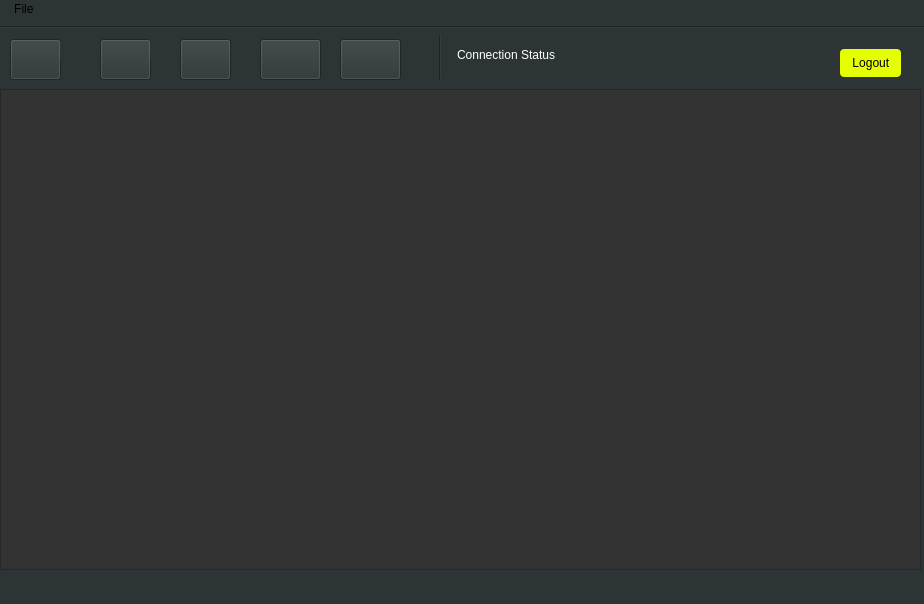
<?xml version="1.0" encoding="UTF-8"?>
<ui version="4.0">
 <class>MainWindow</class>
 <widget class="QMainWindow" name="MainWindow">
  <property name="geometry">
   <rect>
    <x>0</x>
    <y>0</y>
    <width>924</width>
    <height>604</height>
   </rect>
  </property>
  <property name="windowTitle">
   <string>MainWindow</string>
  </property>
  <property name="styleSheet">
   <string notr="true">background-color: rgb(45, 52, 54);
padding-left:4px ; </string>
  </property>
  <widget class="QWidget" name="centralWidget">
   <property name="autoFillBackground">
    <bool>false</bool>
   </property>
   <property name="styleSheet">
    <string notr="true">background-color: rgb(45, 52, 54);</string>
   </property>
   <widget class="QPushButton" name="pushButton_2">
    <property name="geometry">
     <rect>
      <x>840</x>
      <y>30</y>
      <width>61</width>
      <height>28</height>
     </rect>
    </property>
    <property name="styleSheet">
     <string notr="true">background-color:  rgb(230, 255, 0);
border-radius: 4px ; 
</string>
    </property>
    <property name="text">
     <string>Logout </string>
    </property>
   </widget>
   <widget class="Line" name="line">
    <property name="geometry">
     <rect>
      <x>430</x>
      <y>10</y>
      <width>20</width>
      <height>51</height>
     </rect>
    </property>
    <property name="orientation">
     <enum>Qt::Vertical</enum>
    </property>
   </widget>
   <widget class="Line" name="line_2">
    <property name="geometry">
     <rect>
      <x>0</x>
      <y>0</y>
      <width>971</width>
      <height>16</height>
     </rect>
    </property>
    <property name="orientation">
     <enum>Qt::Horizontal</enum>
    </property>
   </widget>
   <widget class="QLabel" name="label_6">
    <property name="geometry">
     <rect>
      <x>450</x>
      <y>20</y>
      <width>161</width>
      <height>31</height>
     </rect>
    </property>
    <property name="styleSheet">
     <string notr="true">font: 63 12pt &quot;Segoe UI&quot;;
color: rgb(255, 255, 255);</string>
    </property>
    <property name="text">
     <string>Connection Status</string>
    </property>
   </widget>
   <widget class="QLabel" name="status_label">
    <property name="geometry">
     <rect>
      <x>630</x>
      <y>30</y>
      <width>41</width>
      <height>21</height>
     </rect>
    </property>
    <property name="styleSheet">
     <string notr="true">border-radius: 20px; </string>
    </property>
    <property name="text">
     <string/>
    </property>
   </widget>
   <widget class="QTableWidget" name="table">
    <property name="geometry">
     <rect>
      <x>0</x>
      <y>70</y>
      <width>921</width>
      <height>481</height>
     </rect>
    </property>
    <property name="styleSheet">
     <string notr="true">QWidget {
    background-color: #333333;
    color: #fffff8;
}

QHeaderView::section {
    background-color:   rgb(230, 255, 0);
    padding: 1px;
    border: 1px solid black;
    font-size: 9pt;
	color:rgb(42, 42, 42);
}

QTableWidget {
    gridline-color:black;
    font-size: 12pt;
}
verticalScrollBar{
	background-color: #EAF5FF;
    alternate-background-color: #D5EAFF;
}


QTableWidget QTableCornerButton::section {
    background-color:  #333333;
    border: 1px solid black;
}</string>
    </property>
   </widget>
   <widget class="QPushButton" name="pushButton_3">
    <property name="geometry">
     <rect>
      <x>100</x>
      <y>20</y>
      <width>51</width>
      <height>41</height>
     </rect>
    </property>
    <property name="styleSheet">
     <string notr="true">image: url(:/img/images/refresh.svg);</string>
    </property>
    <property name="text">
     <string/>
    </property>
   </widget>
   <widget class="QPushButton" name="save_btn">
    <property name="geometry">
     <rect>
      <x>10</x>
      <y>20</y>
      <width>51</width>
      <height>41</height>
     </rect>
    </property>
    <property name="styleSheet">
     <string notr="true">image: url(:/img/images/sace_sym.png);</string>
    </property>
    <property name="text">
     <string/>
    </property>
   </widget>
   <widget class="QLabel" name="back_info">
    <property name="geometry">
     <rect>
      <x>150</x>
      <y>20</y>
      <width>20</width>
      <height>20</height>
     </rect>
    </property>
    <property name="text">
     <string/>
    </property>
   </widget>
   <widget class="QPushButton" name="rand_gen">
    <property name="geometry">
     <rect>
      <x>180</x>
      <y>20</y>
      <width>51</width>
      <height>41</height>
     </rect>
    </property>
    <property name="styleSheet">
     <string notr="true">image: url(:/img/images/rand.png);</string>
    </property>
    <property name="text">
     <string/>
    </property>
   </widget>
   <widget class="QPushButton" name="add_btn">
    <property name="geometry">
     <rect>
      <x>260</x>
      <y>20</y>
      <width>61</width>
      <height>41</height>
     </rect>
    </property>
    <property name="styleSheet">
     <string notr="true">image: url(:/img/images/save.png);</string>
    </property>
    <property name="text">
     <string/>
    </property>
   </widget>
   <widget class="QLabel" name="save_info">
    <property name="geometry">
     <rect>
      <x>60</x>
      <y>20</y>
      <width>20</width>
      <height>20</height>
     </rect>
    </property>
    <property name="text">
     <string/>
    </property>
   </widget>
   <widget class="QPushButton" name="remove_btn">
    <property name="geometry">
     <rect>
      <x>340</x>
      <y>20</y>
      <width>61</width>
      <height>41</height>
     </rect>
    </property>
    <property name="styleSheet">
     <string notr="true">image: url(:/img/images/remove.png);</string>
    </property>
    <property name="text">
     <string/>
    </property>
   </widget>
  </widget>
  <widget class="QMenuBar" name="menuBar">
   <property name="geometry">
    <rect>
     <x>0</x>
     <y>0</y>
     <width>924</width>
     <height>22</height>
    </rect>
   </property>
   <widget class="QMenu" name="menuFile">
    <property name="styleSheet">
     <string notr="true">color: rgb(255, 255, 255);</string>
    </property>
    <property name="title">
     <string>File </string>
    </property>
    <addaction name="actionNew"/>
   </widget>
   <addaction name="menuFile"/>
  </widget>
  <widget class="QStatusBar" name="statusBar"/>
  <action name="actionNew">
   <property name="text">
    <string>New Database</string>
   </property>
  </action>
 </widget>
 <layoutdefault spacing="6" margin="11"/>
 <resources/>
 <connections/>
</ui>
